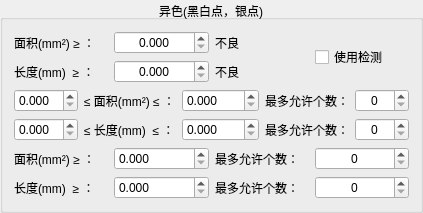
          <widget class="QGroupBox" name="groupBox_11">
           <property name="title">
            <string>异色(黑白点，银点)</string>
           </property>
           <property name="alignment">
            <set>Qt::AlignCenter</set>
           </property>
           <layout class="QVBoxLayout" name="verticalLayout_11">
            <item>
             <layout class="QGridLayout" name="gridLayout_34">
              <item row="0" column="0">
               <widget class="QLabel" name="label_114">
                <property name="text">
                 <string>面积(mm²) ≥ ：</string>
                </property>
               </widget>
              </item>
              <item row="0" column="1">
               <widget class="QDoubleSpinBox" name="Discolouration_area_max">
                <property name="alignment">
                 <set>Qt::AlignCenter</set>
                </property>
                <property name="decimals">
                 <number>3</number>
                </property>
                <property name="maximum">
                 <double>9999.000000000000000</double>
                </property>
               </widget>
              </item>
              <item row="0" column="2">
               <widget class="QLabel" name="label_115">
                <property name="text">
                 <string>不良</string>
                </property>
               </widget>
              </item>
              <item row="1" column="0">
               <widget class="QLabel" name="label_116">
                <property name="text">
                 <string>长度(mm)  ≥ ：</string>
                </property>
               </widget>
              </item>
              <item row="1" column="1">
               <widget class="QDoubleSpinBox" name="Discolouration_len_max">
                <property name="alignment">
                 <set>Qt::AlignCenter</set>
                </property>
                <property name="decimals">
                 <number>3</number>
                </property>
                <property name="maximum">
                 <double>9999.000000000000000</double>
                </property>
               </widget>
              </item>
              <item row="1" column="2">
               <widget class="QLabel" name="label_117">
                <property name="text">
                 <string>不良</string>
                </property>
               </widget>
              </item>
              <item row="0" column="3" rowspan="2">
               <widget class="QCheckBox" name="Discolouration_enable">
                <property name="text">
                 <string>使用检测</string>
                </property>
               </widget>
              </item>
             </layout>
            </item>
            <item>
             <layout class="QGridLayout" name="gridLayout_35">
              <item row="0" column="0">
               <widget class="QDoubleSpinBox" name="Discolouration_ch_area_min">
                <property name="decimals">
                 <number>3</number>
                </property>
               </widget>
              </item>
              <item row="0" column="1">
               <widget class="QLabel" name="label_118">
                <property name="text">
                 <string>≤ 面积(mm²) ≤ ：</string>
                </property>
               </widget>
              </item>
              <item row="0" column="2">
               <widget class="QDoubleSpinBox" name="Discolouration_ch_area_max">
                <property name="decimals">
                 <number>3</number>
                </property>
                <property name="maximum">
                 <double>9999.000000000000000</double>
                </property>
                <property name="singleStep">
                 <double>0.001000000000000</double>
                </property>
               </widget>
              </item>
              <item row="0" column="3">
               <widget class="QLabel" name="label_119">
                <property name="text">
                 <string>最多允许个数：</string>
                </property>
               </widget>
              </item>
              <item row="0" column="4">
               <widget class="QSpinBox" name="Discolouration_ch_area_number">
                <property name="alignment">
                 <set>Qt::AlignCenter</set>
                </property>
                <property name="maximum">
                 <number>9999</number>
                </property>
               </widget>
              </item>
              <item row="1" column="0">
               <widget class="QDoubleSpinBox" name="Discolouration_ch_len_min">
                <property name="decimals">
                 <number>3</number>
                </property>
               </widget>
              </item>
              <item row="1" column="1">
               <widget class="QLabel" name="label_120">
                <property name="text">
                 <string>≤ 长度(mm)  ≤ ：</string>
                </property>
               </widget>
              </item>
              <item row="1" column="2">
               <widget class="QDoubleSpinBox" name="Discolouration_ch_len_max">
                <property name="decimals">
                 <number>3</number>
                </property>
                <property name="maximum">
                 <double>9999.000000000000000</double>
                </property>
                <property name="singleStep">
                 <double>0.001000000000000</double>
                </property>
               </widget>
              </item>
              <item row="1" column="3">
               <widget class="QLabel" name="label_121">
                <property name="text">
                 <string>最多允许个数：</string>
                </property>
               </widget>
              </item>
              <item row="1" column="4">
               <widget class="QSpinBox" name="Discolouration_ch_len_number">
                <property name="alignment">
                 <set>Qt::AlignCenter</set>
                </property>
                <property name="maximum">
                 <number>9999</number>
                </property>
               </widget>
              </item>
             </layout>
            </item>
            <item>
             <layout class="QGridLayout" name="gridLayout_36">
              <item row="0" column="0">
               <widget class="QLabel" name="label_122">
                <property name="text">
                 <string>面积(mm²) ≥ ：</string>
                </property>
               </widget>
              </item>
              <item row="0" column="1">
               <widget class="QDoubleSpinBox" name="Discolouration_ch_sec_area_max">
                <property name="decimals">
                 <number>3</number>
                </property>
                <property name="maximum">
                 <double>9999.000000000000000</double>
                </property>
               </widget>
              </item>
              <item row="0" column="2">
               <widget class="QLabel" name="label_123">
                <property name="text">
                 <string>最多允许个数：</string>
                </property>
               </widget>
              </item>
              <item row="0" column="3">
               <widget class="QSpinBox" name="Discolouration_ch_sec_area_number">
                <property name="alignment">
                 <set>Qt::AlignCenter</set>
                </property>
                <property name="maximum">
                 <number>9999</number>
                </property>
               </widget>
              </item>
              <item row="1" column="0">
               <widget class="QLabel" name="label_124">
                <property name="text">
                 <string>长度(mm)  ≥ ：</string>
                </property>
               </widget>
              </item>
              <item row="1" column="1">
               <widget class="QDoubleSpinBox" name="Discolouration_ch_sec_len_max">
                <property name="decimals">
                 <number>3</number>
                </property>
                <property name="maximum">
                 <double>9999.000000000000000</double>
                </property>
               </widget>
              </item>
              <item row="1" column="2">
               <widget class="QLabel" name="label_125">
                <property name="text">
                 <string>最多允许个数：</string>
                </property>
               </widget>
              </item>
              <item row="1" column="3">
               <widget class="QSpinBox" name="Discolouration_ch_sec_len_number">
                <property name="alignment">
                 <set>Qt::AlignCenter</set>
                </property>
                <property name="maximum">
                 <number>9999</number>
                </property>
               </widget>
              </item>
             </layout>
            </item>
           </layout>
          </widget>
